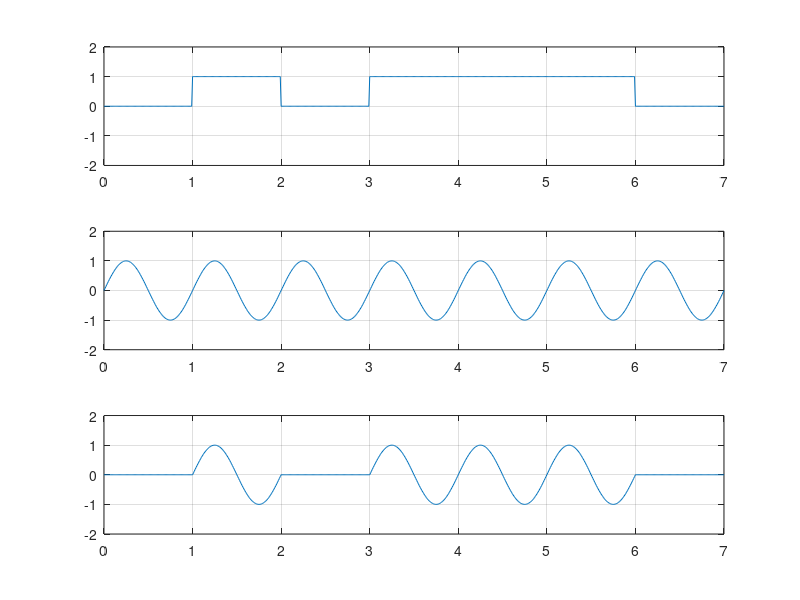

This chart was generated by the following MATLAB code:
clear; 
clc; 
%b = input('Enter the Bit stream \n ');   
b = [0 1 0 1 1 1 0]; 
n = length(b); 
t = 0:.01:n; 
x = 1:1:(n+1)*100; 
for i = 1:n 
    for j = i:.1:i+1 
        bw(x(i*100:(i+1)*100)) = b(i);         
    end 
end 
bw = bw(100:end); 
sint = sin(2*pi*t); 
st = bw.*sint; 
subplot(3,1,1) 
plot(t,bw) 
grid on ; axis([0 n -2 +2]) 
subplot(3,1,2) 
plot(t,sint) 
grid on ; axis([0 n -2 +2]) 
subplot(3,1,3) 
plot(t,st) 
grid on ; axis([0 n -2 +2]) 